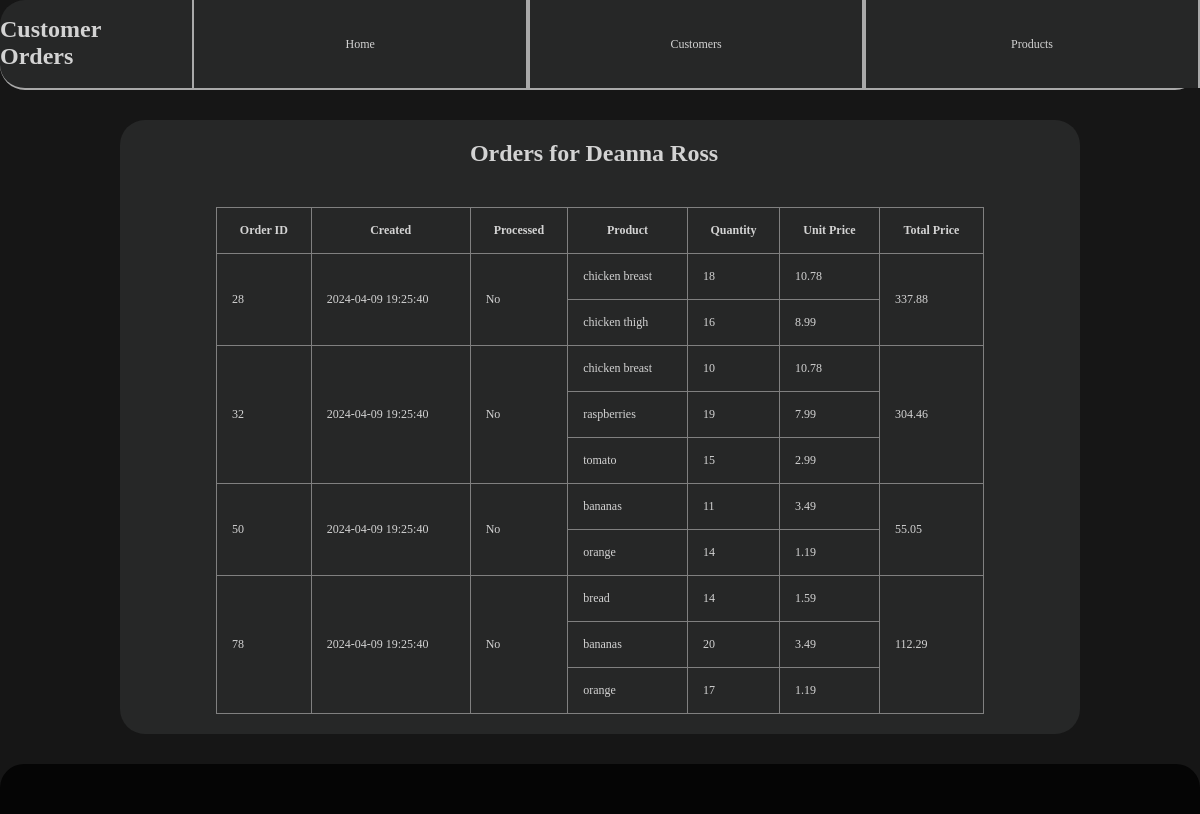
Screenshot of /customer/1 with the database file from the repository.
### models.py (models this page shows, shortened)
class Customer(db.Model):
    id = mapped_column(Integer, primary_key=True)
    name = mapped_column(String(200), nullable=False, unique=True)
    phone = mapped_column(String(20), nullable=False)
    balance = mapped_column(Numeric, nullable=False, default=0)
    orders = relationship("Order", back_populates="customer", cascade="all, delete-orphan")

class Order(db.Model):
    id = mapped_column(Integer, primary_key=True)
    customer_id = mapped_column(Integer, ForeignKey('customer.id'), nullable=False)
    total = mapped_column(DECIMAL(18, 2), nullable=False, default=0)
    created = mapped_column(DateTime, nullable=False, default=func.now())
    processed = mapped_column(DateTime, nullable=True, default=None)
    customer = relationship("Customer", back_populates="orders")
    items = relationship("ProductsOrder", back_populates="order", cascade="all, delete-orphan")

class ProductsOrder(db.Model):
    id = mapped_column(Integer, primary_key=True)
    order_id = mapped_column(Integer, ForeignKey('order.id'), nullable=False)
    product_id = mapped_column(Integer, ForeignKey('product.id'), nullable=False)
    quantity = mapped_column(Integer, nullable=False)
    order = relationship('Order', back_populates='items')
    product = relationship('Product', back_populates='orders')

class Product(db.Model):
    id = mapped_column(Integer, primary_key=True)
    name = mapped_column(String(200), nullable=False, unique=True)
    price = mapped_column(Numeric, nullable=False)
    available = mapped_column(Integer, nullable=False, default=0)
    orders = relationship('ProductsOrder', back_populates='product', cascade="all, delete-orphan")

### app.py (the view)
@app.route("/customer/<int:customer_id>")
def customer_orders(customer_id):
    customer = Customer.query.get_or_404(customer_id)
    orders = Order.query.filter_by(customer_id=customer_id).all()
    for order in orders:
        total_price = sum(item.product.price * item.quantity for item in order.items)
        order.total_price = round(total_price, 2)
        for item in order.items:
            item.product.price = round(item.product.price, 2)
            item.total_price = round(item.product.price * item.quantity, 2)
    return render_template("customer_orders.html", title="Customer Orders", customer=customer, orders=orders, now=datetime.utcnow())

### templates/customer_orders.html (shortened to what this page needs)
<!DOCTYPE html>
<html lang="en">
<head>
    <link rel="stylesheet" href="{{ url_for('static', filename='styles/style.css') }}">
</head>
<body>
    <header class="top_part">
        <h1 style="align-self: flex-start">Customer Orders</h1>
        <a href="{{ url_for('home') }}" class="button">Home</a>
        <a href="{{ url_for('customers') }}" class="button">Customers</a>
        <a href="{{ url_for('products') }}" class="button">Products</a>
    </header>
    <section class="main_section">
        <h1>Orders for {{ customer.name }}</h1>
        <table>
            <thead>
                <tr>
                    <th>Order ID</th>
                    <th>Created</th>
                    <th>Processed</th>
                    <th>Product</th>
                    <th>Quantity</th>
                    <th>Unit Price</th>
                    <th>Total Price</th>
                </tr>
            </thead>
            <tbody>
                {% for order in orders %}
                {% for item in order.items %}
                <tr>
                    {% if loop.index == 1 %}
                    <td rowspan="{{ order.items|length }}">{{ order.id }}</td>
                    <td rowspan="{{ order.items|length }}">{{ order.created }}</td>
                    <td rowspan="{{ order.items|length }}">
                        {% if order.processed %}
                            Yes
                        {% else %}
                            No
                        {% endif %}
                    </td>
                    {% endif %}
                    <td>{{ item.product.name }}</td>
                    <td>{{ item.quantity }}</td>
                    <td>{{ item.product.price }}</td>
                    {% if loop.index == 1 %}
                    <td rowspan="{{ order.items|length }}">{{ order.total_price }}</td>
                    {% endif %}
                </tr>
                {% endfor %}
                {% endfor %}
            </tbody>
        </table>
    </section>
    <footer></footer>
</body>
</html>

### static/styles/style.css (style rules this page uses)
body { margin: 0; background-color: #161616; color: lightgray; }
table { font-size: 12px; margin-top: 20px; margin-bottom: 20px; width: 80%; height: 100%; border-collapse: collapse; max-height: 65vh; overflow-y: auto; }
th, td { border: 1px solid grey; padding: 15px; }
.top_part { position: fixed; top: 0; display: flex; justify-content: center; margin: 0 auto; width: 100%; background-color: #262727; border-radius: 25px; min-width: 360px; border-bottom: 2px solid darkgray; }
.main_section { display: flex; flex-direction: column; align-items: center; margin: 0 auto; margin-top: 10vw; margin-bottom: 30px; width: 80%; background-color: #262727; border-radius: 25px; min-width: 360px; max-width: 1080px; height: auto; }
h1 { margin-right: 1vw; font-size: 2vw; }
footer { display: flex; justify-content: center; text-align: center; border-top-right-radius: 24px; border-top-left-radius: 24px; background-color: #050505; width: 100%; height: 50px; margin-top: 30px; }
a.button { color: lightgrey; width: 25%; font-size: 1vw; text-decoration: none; display: inline-block; background-color: #262727; border-left: 2px solid darkgray; border-right: 2px solid darkgray; padding: 8px 16px; text-align: center; line-height: 6; }

### rows the page displays
Customer: name "Deanna Ross"
Order: id "28", created "2024-04-09 19:25:40"
ProductsOrder: shows "No", product.name "chicken breast", quantity "18", product.price "10.78", total_price "337.88"
ProductsOrder: product.name "chicken thigh", quantity "16", product.price "8.99"
Order: id "32", created "2024-04-09 19:25:40"
ProductsOrder: shows "No", product.name "chicken breast", quantity "10", product.price "10.78", total_price "304.46"
ProductsOrder: product.name "raspberries", quantity "19", product.price "7.99"
ProductsOrder: product.name "tomato", quantity "15", product.price "2.99"
Order: id "50", created "2024-04-09 19:25:40"
ProductsOrder: shows "No", product.name "bananas", quantity "11", product.price "3.49", total_price "55.05"
ProductsOrder: product.name "orange", quantity "14", product.price "1.19"
Order: id "78", created "2024-04-09 19:25:40"
ProductsOrder: shows "No", product.name "bread", quantity "14", product.price "1.59", total_price "112.29"
ProductsOrder: product.name "bananas", quantity "20", product.price "3.49"
ProductsOrder: product.name "orange", quantity "17", product.price "1.19"
